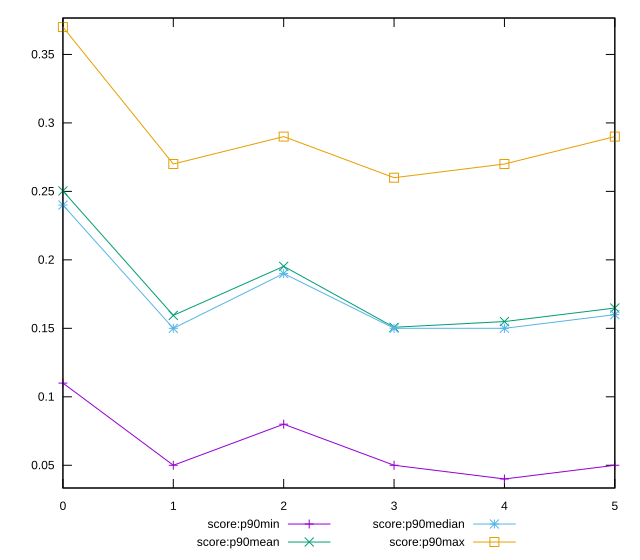

Source code (gnuplot):
reset

$scoreP90Min <<EOF
0 0.11
1 0.05
2 0.08
3 0.05
4 0.04
5 0.05
EOF

$scoreP90Mean <<EOF
0 0.25032967032967046
1 0.15945054945054954
2 0.19527472527472528
3 0.15076923076923082
4 0.15494505494505495
5 0.16483516483516486
EOF

$scoreP90Median <<EOF
0 0.24
1 0.15
2 0.19
3 0.15
4 0.15
5 0.16
EOF

$scoreP90Max <<EOF
0 0.37
1 0.27
2 0.29
3 0.26
4 0.27
5 0.29
EOF

set key outside below
set xrange [0:5]
set yrange [0.0334:0.3766]
set trange [0.0334:0.3766]
set terminal svg size 640, 560 enhanced background rgb 'white'
set output "reprap/speed-index/progression/score.svg"

plot $scoreP90Min title "score:p90min" with linespoints, \
     $scoreP90Mean title "score:p90mean" with linespoints, \
     $scoreP90Median title "score:p90median" with linespoints, \
     $scoreP90Max title "score:p90max" with linespoints

reset
